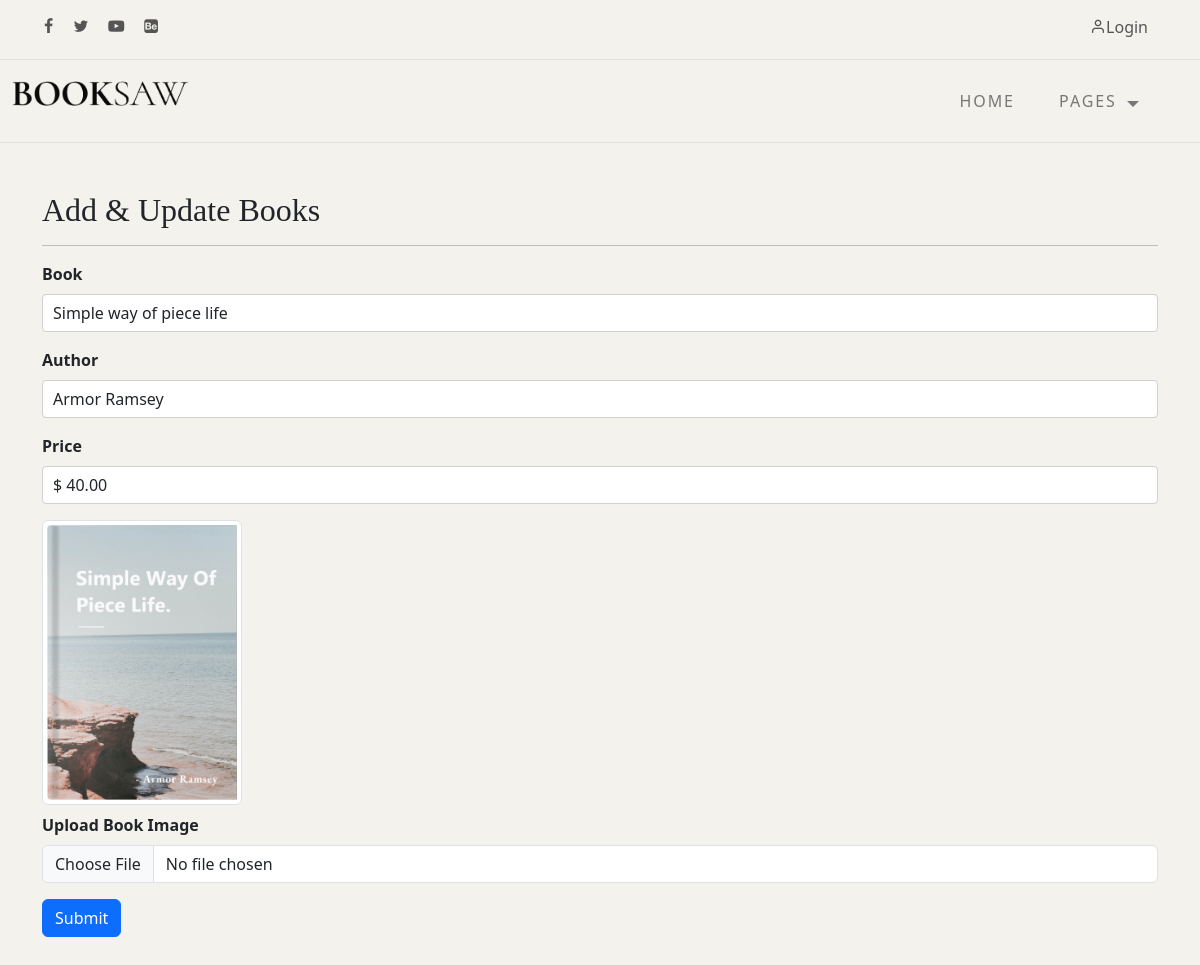
/edit/6, run on the app's committed database.
### user/models.py (models this page shows)
class Book(models.Model):
    book_name = models.CharField(max_length=100, null=True, blank=True)
    book_author = models.CharField(max_length=100, null=True, blank=True)
    book_price = models.CharField(max_length=100, null=True, blank=True)
    book_image =  models.ImageField(upload_to='book_pics/', null=True, blank=True)

### user/views.py (the view, shortened to what this page needs)
# urls.py: path('edit/<int:id>',edit,name="edit"),
def edit(request, id):
    updt = get_object_or_404(Book, id=id)
    return render(request, 'add_book.html', {'action': 'update', 'Book': updt})

### user/templates/add_book.html (shortened to what this page needs)
{% load static %}
<!DOCTYPE html>
<html lang="en">
<head>
    <link rel="stylesheet" type="text/css" href="{% static 'css/normalize.css' %}">
	<link rel="stylesheet" type="text/css" href="{% static 'icomoon/icomoon.css' %}">
	<link rel="stylesheet" type="text/css" href="{% static 'css/vendor.css' %}">
	<link rel="stylesheet" type="text/css" href="{% static 'css/style.css' %}">
    <link href="https://cdn.jsdelivr.net/npm/bootstrap@5.3.0-alpha1/dist/css/bootstrap.min.css" rel="stylesheet">
</head>
<body style="background-color: #F3F2EC;">
    <div id="header-wrap">
		<div class="top-content">
			<div class="container-fluid">
				<div class="row">
					<div class="col-md-6">
						<div class="social-links">
							<ul>
								<li>
									<a href="#"><i class="icon icon-facebook"></i></a>
								</li>
								<li>
									<a href="#"><i class="icon icon-twitter"></i></a>
								</li>
								<li>
									<a href="#"><i class="icon icon-youtube-play"></i></a>
								</li>
								<li>
									<a href="#"><i class="icon icon-behance-square"></i></a>
								</li>
							</ul>
						</div>
					</div>
					<div class="col-md-6">
						<div class="right-element">
							{% if request.session.email %}
								<a href="{% url 'profile' %}" class="user-account for-buy"><i
										class="icon icon-user"></i><span>Account</span></a>
							{% else %}
								<a href="{% url 'signin' %}" class="user-account for-buy"><i
									class="icon icon-user"></i><span>Login</span></a>
							{% endif %}
						</div>
					</div>
				</div>
			</div>
		</div>
		<header id="header">
			<div class="container-fluid">
				<div class="row">
					<div class="col-md-2">
						<div class="main-logo">
							<a href="index.html"><img src="{% static 'images/main-logo.png' %}" alt="logo"></a>
						</div>
					</div>
					<div class="col-md-10">
						<nav id="navbar">
							<div class="main-menu stellarnav">
								<ul class="menu-list">
									<li class="menu-item"><a href="{% url 'index' %}">Home</a></li>
									<li class="menu-item has-sub">
										<a href="#pages" class="nav-link">Pages</a>
									</li>
									<li class="menu-item"><a href="#featured-books" class="nav-link"></a>&nbsp;&nbsp;&nbsp;&nbsp;&nbsp;</li>
								</ul>
							</div>
						</nav>
					</div>
				</div>
			</div>
		</header>
	</div>
<div class="container mt-5">
	<h2>Add & Update Books</h2>
	<hr>
    {% if action == 'update' %}
    <form action="{% url 'edit' Book.id %}" method="POST" enctype="multipart/form-data">
    {% else %}
    <form action="{% url 'add_book' %}" method="POST" enctype="multipart/form-data">
    {% endif %}
        <div class="mb-3">
            <label for="name" class="form-label">Book</label>
            <input type="text" class="form-control" name="book_name" placeholder="Enter Book Name" value="{{Book.book_name}}" required>
        </div>
        <div class="mb-3">
            <label for="text" class="form-label">Author</label>
            <input type="text" class="form-control" name="book_author" placeholder="Enter Book Author Name" value="{{Book.book_author}}" required>
        </div>
        <div class="mb-3">
            <label for="password" class="form-label">Price</label>
            <input type="text" class="form-control" name="book_price" placeholder="Enter Book Price" value="{{Book.book_price}}" required>
        </div>
        <div class="mb-3">
            {% if Book.book_image %}
                <img src="{{ Book.book_image.url }}" alt="Current Book Image" class="img-thumbnail mb-2" style="max-width: 200px;">
            {% endif %}<br>
            <label for="imageUpload" class="form-label">Upload Book Image</label>
            <input class="form-control" type="file" name="book_image" accept="image/*" required>
        </div>
        <button type="submit" class="btn btn-primary">Submit</button>
    </form>
</div>
</body>
</html>

### user/static/icomoon/icomoon.css (style rules this page uses)
[class^="icon-"], [class*=" icon-"] { font-family: 'icomoon' !important; speak: never; font-style: normal; font-weight: normal; font-variant: normal; text-transform: none; line-height: 1; -webkit-font-smoothing: antialiased; -moz-osx-font-smoothing: grayscale; }
.icon-user:before { content: "\e907"; }
.icon-twitter:before { content: "\f099"; }
.icon-facebook:before { content: "\f09a"; }
.icon-youtube-play:before { content: "\f16a"; }
.icon-behance-square:before { content: "\f1b5"; }

### data on the page
Book: book_name "Simple way of piece life", book_author "Armor Ramsey", book_price "$ 40.00", book_image (picture)
